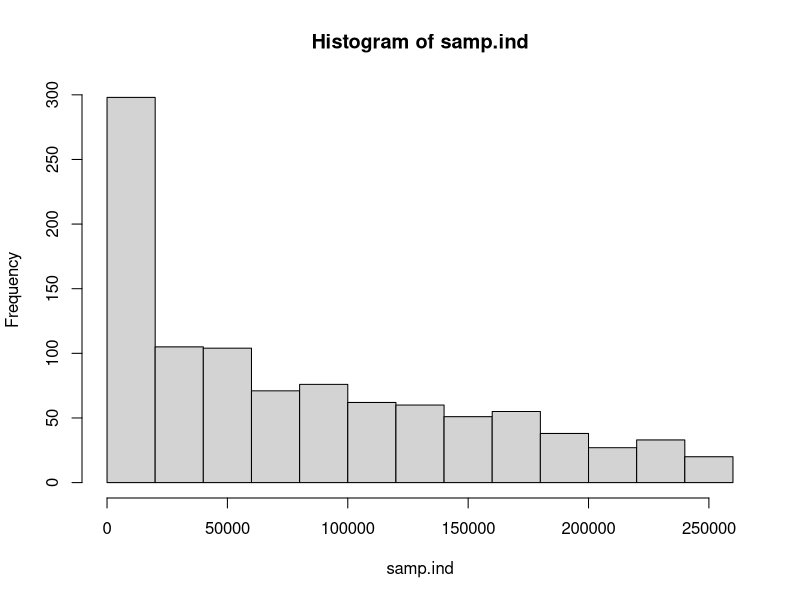

This chart was generated by the following R code:
data <- read.table("../SAT.dat",header = TRUE)

logpost.mutau <- function(mu, tau, y=data$esteffect, sig=data$seeffect){
	logprior <- -log(tau)/2
	loglike  <- sum(dnorm(y, mean=mu, sd=sqrt(sig^2 + tau), log = TRUE))
	logpost <- logprior + loglike
	return(logpost)
}

vlogpost <- Vectorize(logpost.mutau)

n.grid <- 500
mu.grid <- ppoints(n.grid)*25-4.5
tau.grid <- ppoints(n.grid)*10

vals <- data.matrix(expand.grid(mu.grid, tau.grid))

logpost<-vlogpost(vals[,1],vals[,2])
post <- exp(logpost-max(logpost))
post <- post/sum(post)

# ind <- 1:length(post)
samp.ind <- sample.int(length(post), size = 1000, replace = TRUE, prob = post)
hist(samp.ind)
samp.post <- vals[samp.ind, ]

summary(samp.post[,1])
mean(samp.post[,1])
quantile(samp.post[,1],c(0.025,0.5,0.975))

summary(samp.post[,2])
mean(samp.post[,2])
quantile(samp.post[,2],c(0.025,0.5,0.975))

#points(quantile(vals[,1],c(0.025,0.5,0.975)), quantile(vals[,2],c(0.025,0.5,0.975)), pch=19)

# boxplot(list(vals[,1], vals[,2]), names=c("mu","tausq"))

